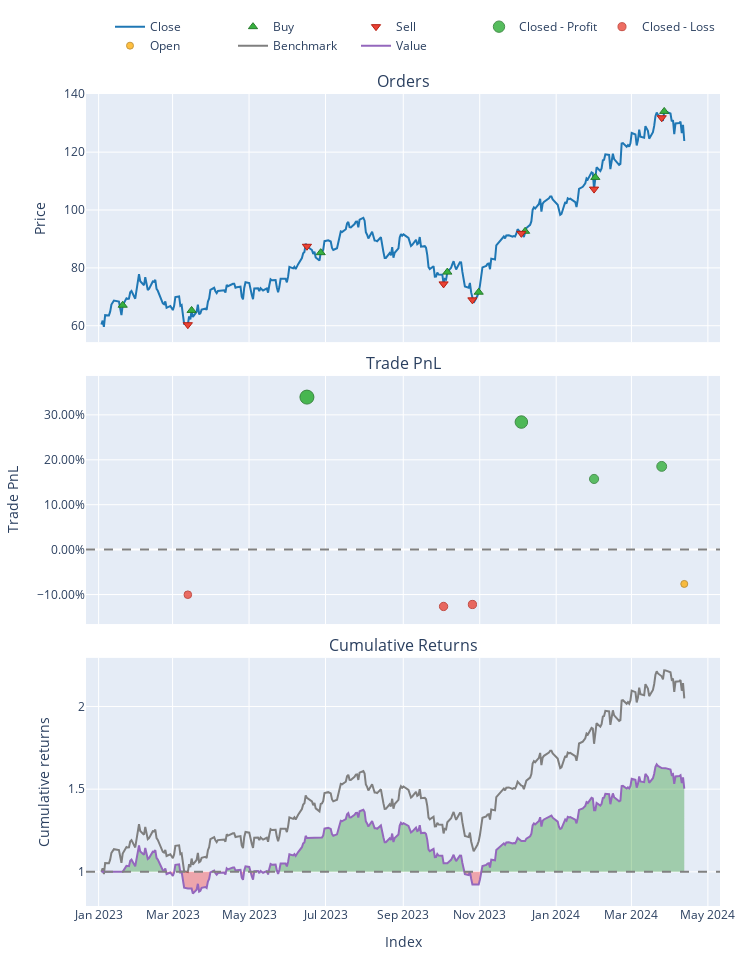

The notebook cell saved with this chart:
### Code cell
opf = pf[(2,4)]
opf.plot().show()

# Show performance metrics
print(max_pf)


print(opf.stats())

### Figure 1 — Plotly figure (JSON) as saved in the notebook; plotly's stock layout.template omitted (floating-point values rounded to 4 significant figures; data arrays with more than 128 entries replaced by an {"elided": "..."} marker saying what was removed)
{"data": [{"legendgroup": "0", "line": {"color": "#1f77b4"}, "name": "Close", "showlegend": true, "type": "scatter", "uid": "9173606f-1324-464f-a75e-4e0cbc76f232", "x": {"elided": "321 str values"}, "xaxis": "x", "y": {"elided": "321 float values"}, "yaxis": "y"}, {"customdata": [[17, 1.49, 0], [19, 1.378, 0], [21, 1.414, 0], [23, 1.34, 0], [25, 1.291, 0], [27, 1.281, 0], [29, 1.234, 0], [31, 1.214, 0]], "hovertemplate": "Order Id: %{customdata[0]}<br>Timestamp: %{x}<br>Price: %{y}<br>Size: %{customdata[1]:.6f}<br>Fees: %{customdata[2]:.6f}", "legendgroup": "1", "marker": {"color": "#37B13F", "line": {"color": "rgb(38,123,44)", "width": 1}, "size": 8, "symbol": "triangle-up"}, "mode": "markers", "name": "Buy", "type": "scatter", "uid": "e040fad1-6e77-44af-adad-3748d3252ce0", "x": ["2023-01-20T05:00:00+00:00", "2023-03-16T04:00:00+00:00", "2023-06-27T04:00:00+00:00", "2023-10-06T04:00:00+00:00", "2023-10-31T04:00:00+00:00", "2023-12-07T05:00:00+00:00", "2024-02-01T05:00:00+00:00", "2024-03-27T04:00:00+00:00"], "xaxis": "x", "y": [67.09, 65.29, 85.25, 78.54, 71.6, 92.65, 111.3, 134.1], "yaxis": "y"}, {"customdata": [[18, 1.49, 0], [20, 1.378, 0], [22, 1.414, 0], [24, 1.34, 0], [26, 1.291, 0], [28, 1.281, 0], [30, 1.234, 0]], "hovertemplate": "Order Id: %{customdata[0]}<br>Timestamp: %{x}<br>Price: %{y}<br>Size: %{customdata[1]:.6f}<br>Fees: %{customdata[2]:.6f}", "legendgroup": "2", "marker": {"color": "#EA4335", "line": {"color": "rgb(181,31,18)", "width": 1}, "size": 8, "symbol": "triangle-down"}, "mode": "markers", "name": "Sell", "type": "scatter", "uid": "4a7b155a-decb-40cc-a3f0-e974fc8db715", "x": ["2023-03-13T04:00:00+00:00", "2023-06-16T04:00:00+00:00", "2023-10-03T04:00:00+00:00", "2023-10-26T04:00:00+00:00", "2023-12-04T05:00:00+00:00", "2024-01-31T05:00:00+00:00", "2024-03-25T04:00:00+00:00"], "xaxis": "x", "y": [60.36, 87.46, 74.47, 68.94, 91.93, 107.2, 131.9], "yaxis": "y"}, {"customdata": [[1, 1, 30.55, 0.3396], [4, 4, 26.25, 0.284], [5, 5, 18.67, 0.1573], [6, 6, 25.45, 0.1853]], "hovertemplate": "Exit Trade Id: %{customdata[0]}<br>Position Id: %{customdata[1]}<br>Exit Timestamp: %{x}<br>PnL: %{customdata[2]:.6f}<br>Return: %{customdata[3]:.2%}", "legendgroup": "3", "marker": {"color": "#37B13F", "line": {"color": "rgb(38,123,44)", "width": 1}, "opacity": [0.9, 0.8683, 0.7961, 0.8121], "size": [14, 12.52, 9.154, 9.897], "symbol": "circle"}, "mode": "markers", "name": "Closed - Profit", "type": "scatter", "uid": "311e0fa2-fe4b-4309-9ccd-0276f8835b8e", "x": ["2023-06-16T04:00:00+00:00", "2023-12-04T05:00:00+00:00", "2024-01-31T05:00:00+00:00", "2024-03-25T04:00:00+00:00"], "xaxis": "x2", "y": [0.3396, 0.284, 0.1573, 0.1853], "yaxis": "y2"}, {"customdata": [[0, 0, -10.04, -0.1004], [2, 2, -15.24, -0.1265], [3, 3, -12.86, -0.1221]], "hovertemplate": "Exit Trade Id: %{customdata[0]}<br>Position Id: %{customdata[1]}<br>Exit Timestamp: %{x}<br>PnL: %{customdata[2]:.6f}<br>Return: %{customdata[3]:.2%}", "legendgroup": "4", "marker": {"color": "#EA4335", "line": {"color": "rgb(181,31,18)", "width": 1}, "opacity": [0.7637, 0.7786, 0.7761], "size": [7.639, 8.333, 8.217], "symbol": "circle"}, "mode": "markers", "name": "Closed - Loss", "type": "scatter", "uid": "2e06e241-201b-4259-8c02-2cfe14a602cb", "x": ["2023-03-13T04:00:00+00:00", "2023-10-03T04:00:00+00:00", "2023-10-26T04:00:00+00:00"], "xaxis": "x2", "y": [-0.1004, -0.1265, -0.1221], "yaxis": "y2"}, {"customdata": [[7, 7, -12.43, -0.07637]], "hovertemplate": "Exit Trade Id: %{customdata[0]}<br>Position Id: %{customdata[1]}<br>Exit Timestamp: %{x}<br>PnL: %{customdata[2]:.6f}<br>Return: %{customdata[3]:.2%}", "legendgroup": "5", "marker": {"color": "#FFAA00", "line": {"color": "rgb(178,118,0)", "width": 1}, "opacity": [0.75], "size": [7], "symbol": "circle"}, "mode": "markers", "name": "Open", "type": "scatter", "uid": "369c8924-a594-4d58-920d-5bf19881ef7c", "x": ["2024-04-12T04:00:00+00:00"], "xaxis": "x2", "y": [-0.07637], "yaxis": "y2"}, {"legendgroup": "6", "line": {"color": "#7f7f7f"}, "name": "Benchmark", "showlegend": true, "type": "scatter", "uid": "68d9e10c-d001-440c-be05-8aca535b05f4", "x": {"elided": "321 str values"}, "xaxis": "x3", "y": {"elided": "321 float values"}, "yaxis": "y3"}, {"hoverinfo": "skip", "legendgroup": "7", "line": {"color": "rgba(0, 0, 0, 0)", "width": 0}, "opacity": 0, "showlegend": false, "type": "scatter", "uid": "8dea95cc-3423-4d99-a354-28c2247c5afb", "x": {"elided": "321 str values"}, "xaxis": "x3", "y": {"elided": "321 int values"}, "yaxis": "y3"}, {"connectgaps": false, "fill": "tonexty", "fillcolor": "rgba(0, 128, 0, 0.3)", "hoverinfo": "skip", "legendgroup": "7", "line": {"color": "rgba(0, 0, 0, 0)", "width": 0}, "opacity": 0, "showlegend": false, "type": "scatter", "uid": "2480a6fc-98b0-4979-8849-475bbabe0281", "x": {"elided": "321 str values"}, "xaxis": "x3", "y": {"elided": "321 float values"}, "yaxis": "y3"}, {"hoverinfo": "skip", "legendgroup": "7", "line": {"color": "rgba(0, 0, 0, 0)", "width": 0}, "opacity": 0, "showlegend": false, "type": "scatter", "uid": "ccafc751-f7c3-4a24-a0e5-3260a7eb0b30", "x": {"elided": "321 str values"}, "xaxis": "x3", "y": {"elided": "321 int values"}, "yaxis": "y3"}, {"connectgaps": false, "fill": "tonexty", "fillcolor": "rgba(255, 0, 0, 0.3)", "hoverinfo": "skip", "legendgroup": "7", "line": {"color": "rgba(0, 0, 0, 0)", "width": 0}, "opacity": 0, "showlegend": false, "type": "scatter", "uid": "5ed170eb-e4db-4681-a7bd-1ff14e196b1c", "x": {"elided": "321 str values"}, "xaxis": "x3", "y": {"elided": "321 float values"}, "yaxis": "y3"}, {"legendgroup": "8", "line": {"color": "#9467bd"}, "name": "Value", "showlegend": true, "type": "scatter", "uid": "5f575455-db85-468d-8ad9-bbe707ee7906", "x": {"elided": "321 str values"}, "xaxis": "x3", "y": {"elided": "321 float values"}, "yaxis": "y3"}, {"hoverinfo": "skip", "legendgroup": "7", "line": {"color": "rgba(0, 0, 0, 0)", "width": 0}, "opacity": 0, "showlegend": false, "type": "scatter", "uid": "f464b578-fee5-489b-8d2a-3a68111682e6", "x": {"elided": "321 str values"}, "xaxis": "x3", "y": {"elided": "321 int values"}, "yaxis": "y3"}], "layout": {"annotations": [{"font": {"size": 16}, "showarrow": false, "text": "Orders", "x": 0.5, "xanchor": "center", "xref": "paper", "y": 1, "yanchor": "bottom", "yref": "paper"}, {"font": {"size": 16}, "showarrow": false, "text": "Trade PnL", "x": 0.5, "xanchor": "center", "xref": "paper", "y": 0.6528, "yanchor": "bottom", "yref": "paper"}, {"font": {"size": 16}, "showarrow": false, "text": "Cumulative Returns", "x": 0.5, "xanchor": "center", "xref": "paper", "y": 0.3056, "yanchor": "bottom", "yref": "paper"}], "height": 960, "legend": {"orientation": "h", "traceorder": "normal", "x": 1, "xanchor": "right", "y": 1.042, "yanchor": "bottom"}, "margin": {"b": 30, "l": 30, "r": 30, "t": 30}, "shapes": [{"line": {"color": "gray", "dash": "dash"}, "type": "line", "x0": 0, "x1": 1, "xref": "paper", "y0": 0, "y1": 0, "yref": "y2"}, {"line": {"color": "gray", "dash": "dash"}, "type": "line", "x0": 0, "x1": 1, "xref": "paper", "y0": 1, "y1": 1, "yref": "y3"}], "showlegend": true, "width": 750, "xaxis": {"anchor": "y", "domain": [0, 1], "matches": "x3", "showticklabels": false}, "xaxis2": {"anchor": "y2", "domain": [0, 1], "matches": "x3", "showticklabels": false}, "xaxis3": {"anchor": "y3", "domain": [0, 1], "title": {"text": "Index"}}, "yaxis": {"anchor": "x", "domain": [0.6944, 1], "title": {"text": "Price"}}, "yaxis2": {"anchor": "x2", "domain": [0.3472, 0.6528], "tickformat": ".2%", "title": {"text": "Trade PnL"}}, "yaxis3": {"anchor": "x3", "domain": [0, 0.3056], "title": {"text": "Cumulative returns"}}}}
